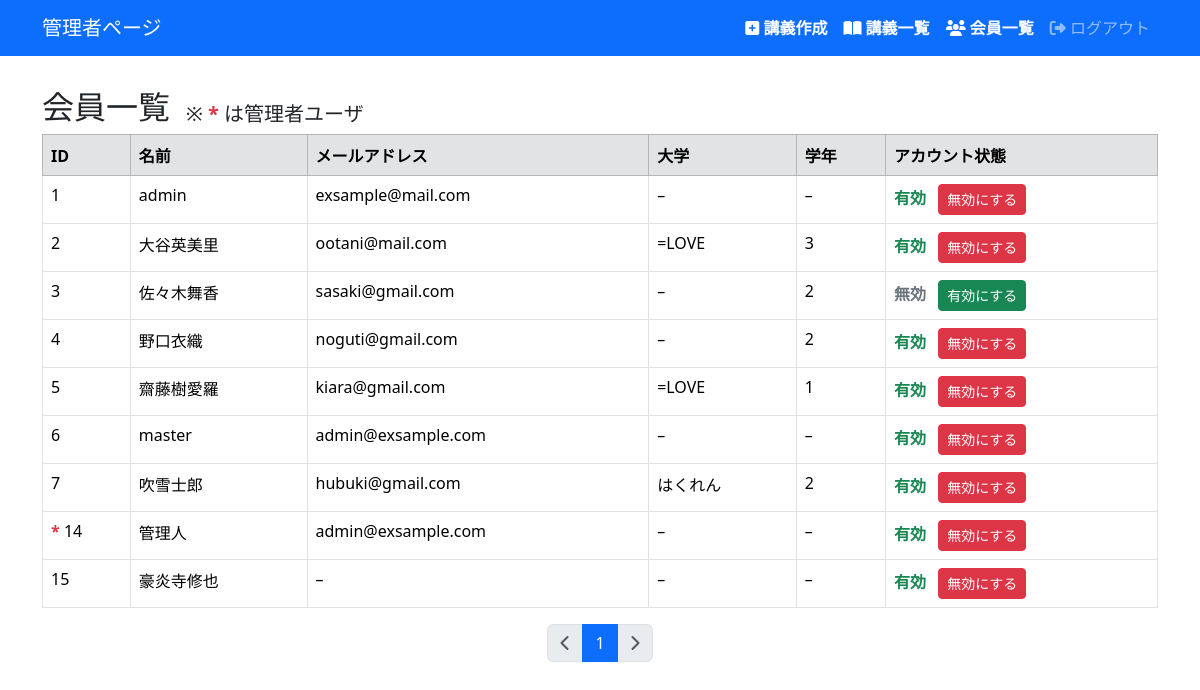
Page /manager/users/ (signed in) on the earlier database version.
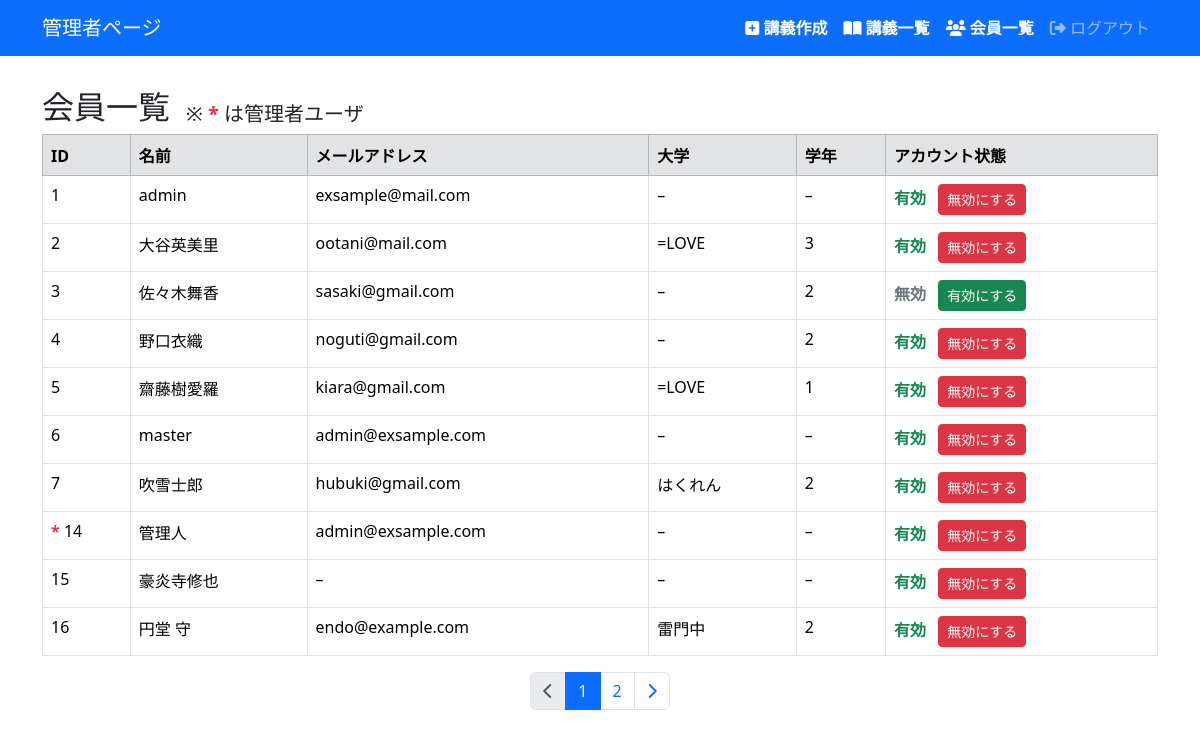
Same page on the later database version.
### helloworld/models.py (models this page shows, shortened)
class User(AbstractUser):
    university = models.CharField(max_length=128, null=True, blank=True)
    school_year = models.PositiveIntegerField(null=True, blank=True)
    is_manager = models.BooleanField(default=False)

### helloworld/views.py (the view)
# urls.py: path('manager/users/', views.user_index, name='users_index'),
def user_index(request):
    users_list = User.objects.all()
    paginator = Paginator(users_list, 10)
    page_number = request.GET.get('page')
    users = paginator.get_page(page_number)
    context = {
        'users': users,
    }
    return render(request, 'snippets/users/index.html', context)

### helloworld/templates/snippets/users/index.html
{% extends 'base.html' %}
{% load django_bootstrap5 %}
{% block main %}
<div class="d-flex align-items-end">
    <h2>会員一覧</h2>
    <h5 class="ms-3">※ <span class="text-danger fw-bold">*</span> は管理者ユーザ</h5>
</div>
<div class="table-responsive-sm">
    <table class="table table-hover table-bordered">
        <thead class="table table-secondary">
            <tr>
                <th class="text-nowrap">ID</th>
                <th class="text-nowrap">名前</th>
                <th class="text-nowrap">メールアドレス</th>
                <th class="text-nowrap">大学</th>
                <th class="text-nowrap">学年</th>
                <th class="text-nowrap">アカウント状態</th>
            </tr>
        </thead>
        <tbody>
            {% for user in users %}
            {% if user.is_manager %}
            <tr>
                <td class="text-nowrap">
                    <span class="text-danger fw-bold">*</span>
                    {{ user.id }}
                </td>
                <td class="text-nowrap">{{ user.username }}</td>
                <td class="text-nowrap">{{ user.email|default:"–" }}</td>
                <td class="text-nowrap">{{ user.university|default:"–" }}</td>
                <td class="text-nowrap">{{ user.school_year|default:"–" }}</td>
                <td class="text-nowrap">{% include 'users/_user_is_active.html' %}</td>
            </tr>
            {% else %}
            <tr>
                <td class="text-nowrap">{{ user.id }}</td>
                <td class="text-nowrap">{{ user.username }}</td>
                <td class="text-nowrap">{{ user.email|default:"–" }}</td>
                <td class="text-nowrap">{{ user.university|default:"–" }}</td>
                <td class="text-nowrap">{{ user.school_year|default:"–" }}</td>
                <td class="text-nowrap">{% include 'users/_user_is_active.html' %}</td>
            </tr>
            {% endif %}
            {% endfor %}
        </tbody>
    </table>
</div>
{% include '_pagination.html' with list=users %}
{% endblock %}

### helloworld/templates/snippets/base.html (shortened to what this page needs)
{% load static %}
{% load django_bootstrap5 %}
<html>
<head>
    {% bootstrap_css %}
    <link rel="stylesheet" href="{% static 'snippets/css/style.css' %}">
    <link rel="stylesheet" href="https://cdnjs.cloudflare.com/ajax/libs/font-awesome/6.5.0/css/all.min.css">
</head>
<body>
    <header>
        {% if user.is_authenticated %}
            {% if user.is_manager %}
            <nav class="navbar navbar-expand-md flex-md-row navbar-dark bg-primary">
                <div class="container d-flex justify-content-between">
                    <a href="/" class="navbar-brand">管理者ページ</a>
                    <ul class="navbar-nav mr-2 flex-row d-none d-md-flex">
                        <li><a class="nav-link text-white fw-bold" href="{% url 'lectures_new' %}"><i class="fa-solid fa-square-plus"></i> 講義作成</a></li>
                        <li><a class="nav-link text-white fw-bold" href="{% url 'lectures_index' %}"><i class="fa-solid fa-book-open"></i> 講義一覧</a></li>
                        <li><a class="nav-link text-white fw-bold" href="{% url 'users_index' %}"><i class="fa-solid fa-users"></i> 会員一覧</a></li>
                        <li>
                            <form action="{% url 'logout' %}" method="post" name="f_logout" class="mb-0">
                                <button type="submit" class="nav-link btn btn-link">
                                      <i class="fa-solid fa-right-from-bracket"></i> ログアウト
                                </button>
                            </form>
                        </li>
                    </ul>
                </div>
            </nav>
            {% endif %}
        {% endif %}
    </header>
    <main>
        <div class="container w-90">
            {% block main %}
            {% endblock %}
        </div>
    </main>
</body>
</html>

### helloworld/templates/snippets/users/_user_is_active.html (shortened to what this page needs)
{% if user.is_active %}
    <span class="text-success fw-bold">有効</span>
    <form method="post" action="{% url 'users_active_switch' user.id %}" style="display:inline;">
        <button type="submit"
                class="btn btn-sm btn-danger ms-2"
                onclick="return confirm('本当に{{ user.username }}さんのアカウントを無効にしますか？')">
                無効にする
        </button>
    </form>
{% else %}
    <span class="text-secondary fw-bold">無効</span>
    <form method="post" action="{% url 'users_active_switch' user.id %}" style="display:inline;">
        <button type="submit"
                class="btn btn-sm btn-success ms-2"
                onclick="return confirm('{{ user.username }}さんのアカウントを有効にしますか？')">
            有効にする
        </button>
    </form>
{% endif %}

### helloworld/templates/snippets/_pagination.html
<nav aria-label="Page navigation btn">
  <ul class="pagination justify-content-center">
    {% if list.has_previous %}
      <li class="page-item">
        <a class="page-link" href="?page={{ list.previous_page_number }}" aria-label="Previous">
          <span aria-hidden="true"><i class="fa-solid fa-chevron-left" style="line-height: 1.5;"></i></span>
        </a>
      </li>
    {% else %}
      <li class="page-item disabled">
        <span class="page-link" aria-hidden="true"><i class="fa-solid fa-chevron-left" style="line-height: 1.5;"></i></span>
      </li>
    {% endif %}
    {% for num in list.paginator.page_range %}
      {% if list.number == num %}
        <li class="page-item active"><span class="page-link">{{ num }}</span></li>
      {% else %}
        <li class="page-item"><a class="page-link" href="?page={{ num }}">{{ num }}</a></li>
      {% endif %}
    {% endfor %}
    {% if list.has_next %}
      <li class="page-item">
        <a class="page-link" href="?page={{ list.next_page_number }}" aria-label="Next">
          <span aria-hidden="true"><i class="fa-solid fa-chevron-right" style="line-height: 1.5;"></i></span>
        </a>
      </li>
    {% else %}
      <li class="page-item disabled">
        <span class="page-link" aria-hidden="true"><i class="fa-solid fa-chevron-right" style="line-height: 1.5;"></i></span>
      </li>
    {% endif %}
  </ul>
</nav>

### helloworld/static/snippets/css/style.css (style rules this page uses)
main { padding: 2rem 0 ; }

Differences in the rows shown:
added User: id "16", username "円堂 守", email "endo@example.com", university "雷門中", school_year "2"
Other differences:
new list line: "2"
